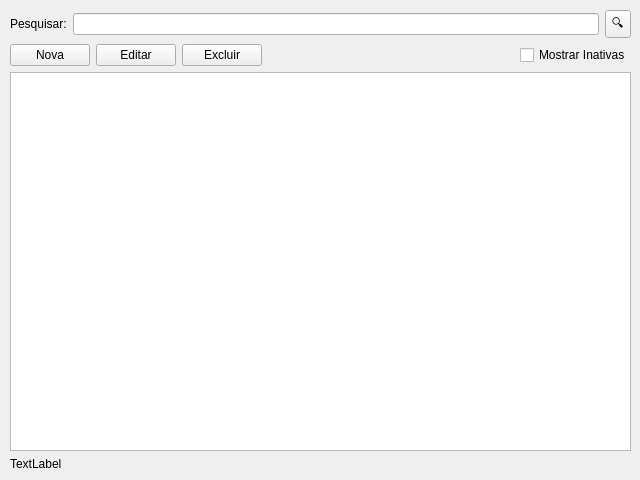
<?xml version="1.0" encoding="UTF-8"?>
<ui version="4.0">
 <class>TagsWidget</class>
 <widget class="QWidget" name="TagsWidget">
  <property name="geometry">
   <rect>
    <x>0</x>
    <y>0</y>
    <width>640</width>
    <height>480</height>
   </rect>
  </property>
  <property name="minimumSize">
   <size>
    <width>640</width>
    <height>480</height>
   </size>
  </property>
  <property name="windowTitle">
   <string>Form</string>
  </property>
  <widget class="QWidget" name="verticalLayoutWidget">
   <property name="geometry">
    <rect>
     <x>10</x>
     <y>10</y>
     <width>621</width>
     <height>461</height>
    </rect>
   </property>
   <layout class="QVBoxLayout" name="layPrincipal">
    <item>
     <layout class="QHBoxLayout" name="layPesquisa">
      <item>
       <widget class="QLabel" name="lblPesquisar">
        <property name="text">
         <string>Pesquisar:</string>
        </property>
       </widget>
      </item>
      <item>
       <widget class="QLineEdit" name="edtPesquisar"/>
      </item>
      <item>
       <widget class="QToolButton" name="btnPesquisar">
        <property name="text">
         <string>🔍</string>
        </property>
        <property name="checkable">
         <bool>false</bool>
        </property>
       </widget>
      </item>
     </layout>
    </item>
    <item>
     <layout class="QHBoxLayout" name="layFerramentas">
      <item>
       <widget class="QPushButton" name="btnNova">
        <property name="text">
         <string>Nova</string>
        </property>
       </widget>
      </item>
      <item>
       <widget class="QPushButton" name="btnEditar">
        <property name="text">
         <string>Editar</string>
        </property>
       </widget>
      </item>
      <item>
       <widget class="QPushButton" name="btnExcluir">
        <property name="text">
         <string>Excluir</string>
        </property>
       </widget>
      </item>
      <item>
       <spacer name="spacer">
        <property name="orientation">
         <enum>Qt::Orientation::Horizontal</enum>
        </property>
        <property name="sizeHint" stdset="0">
         <size>
          <width>40</width>
          <height>20</height>
         </size>
        </property>
       </spacer>
      </item>
      <item>
       <widget class="QCheckBox" name="chkMostrarInativas">
        <property name="text">
         <string>Mostrar Inativas</string>
        </property>
       </widget>
      </item>
     </layout>
    </item>
    <item>
     <widget class="QTableView" name="tblContas"/>
    </item>
    <item>
     <widget class="QLabel" name="lblQuantidade">
      <property name="text">
       <string>TextLabel</string>
      </property>
     </widget>
    </item>
   </layout>
  </widget>
 </widget>
 <resources/>
 <connections/>
</ui>
